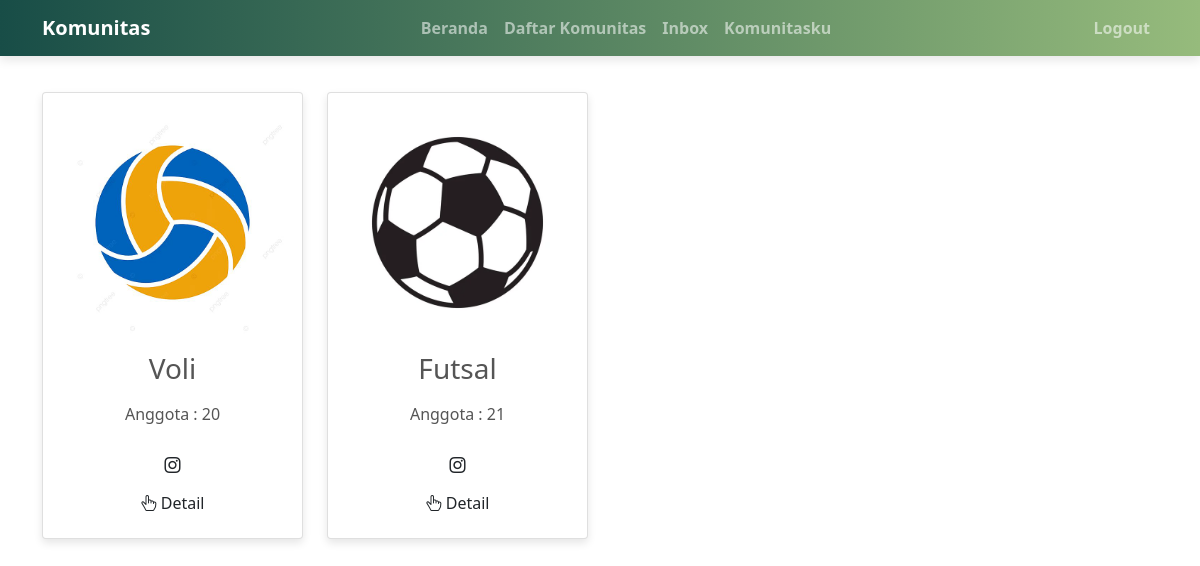
Page /lihatkomunitas.php (signed in) on the committed database.
### tables this page shows
CREATE TABLE `ukm` (
  `id_ukm` varchar(5) NOT NULL,
  `id_user` varchar(5) NOT NULL,
  `logo` text NOT NULL,
  `nama_ukm` varchar(50) NOT NULL,
  `deskripsi` text NOT NULL,
  `sosialmedia` varchar(100) NOT NULL,
  `status` varchar(15) NOT NULL DEFAULT 'non-aktif',
  `jumlah_anggota` int(10) NOT NULL DEFAULT 20
);

### lihatkomunitas.php (the view, shortened to what this page needs)
<?php include 'koneksi.php' ;
?>
<!DOCTYPE html>
<html lang="en">
<head>
    <link href="https://cdn.jsdelivr.net/npm/bootstrap@5.0.2/dist/css/bootstrap.min.css" rel="stylesheet">
    <link href="https://cdnjs.cloudflare.com/ajax/libs/font-awesome/6.0.0-beta3/css/all.min.css" rel="stylesheet">
</head>
<body>
<?php include 'navbaruser.php' ?>
<br><br><br>
<div class="container">
    <div class="row">
        <?php
        $sql = mysqli_query($koneksi, "SELECT * FROM ukm WHERE status = 'aktif'");
        while ($data = mysqli_fetch_array($sql)) {
            ?>
            <div class="col-md-3">
                <div class="card">
                    <div class="card-body">
                        <img src="file_komunitas/<?php echo $data['logo']; ?>" class="img-fluid" alt="logo">
                        <div class="ukm-info">
                            <p><strong><h3></strong> <?php echo $data['nama_ukm'] ?></p></h3>
                            <p>Anggota : <?php echo $data['jumlah_anggota'] ?></p>
                        </div>
                        <a href="<?php echo $data['sosialmedia']; ?>" class="btn btn-social-media bi bi-instagram"></a>
                        <a href="lihatdetail.php?id=<?php echo $data['id_ukm']; ?>&nama=<?php echo urlencode($data['nama_ukm']); ?>" class="btn btn-detail bi bi-hand-index-thumb"> Detail</a>
                    </div>
                </div>
            </div>
            <?php
        }
        ?>
    </div>
</div>
</body>
</html>

### lihatkomunitas.php (style rules this page uses)
.container { width: 80%; margin: auto; padding: 20px; }
.card { margin-bottom: 20px; border: none; border-radius: 10px; box-shadow: 0 4px 8px rgba(0, 0, 0, 0.1); transition: transform 0.3s ease; background-color: #f8f9fa; max-width: 300px; height: 300spx; }
.card-body { padding: 20px; text-align: center; }
.ukm-info { margin-bottom: 20px; font-size: 1rem; color: #555; }
.btn-social-media, .btn-detail { font-size: 1rem; padding: 10px 20px; border-radius: 20px; transition: background-color 0.3s ease; margin-right: 10px; color: #fff; width: 100%; }
.btn-social-media { background-color: #E1306C; }
.btn-detail { background-color: #4CAF50; }

### rows in the picture
ukm: logo (picture), nama_ukm "Voli", jumlah_anggota "20"
ukm: logo (picture), nama_ukm "Futsal", jumlah_anggota "21"
